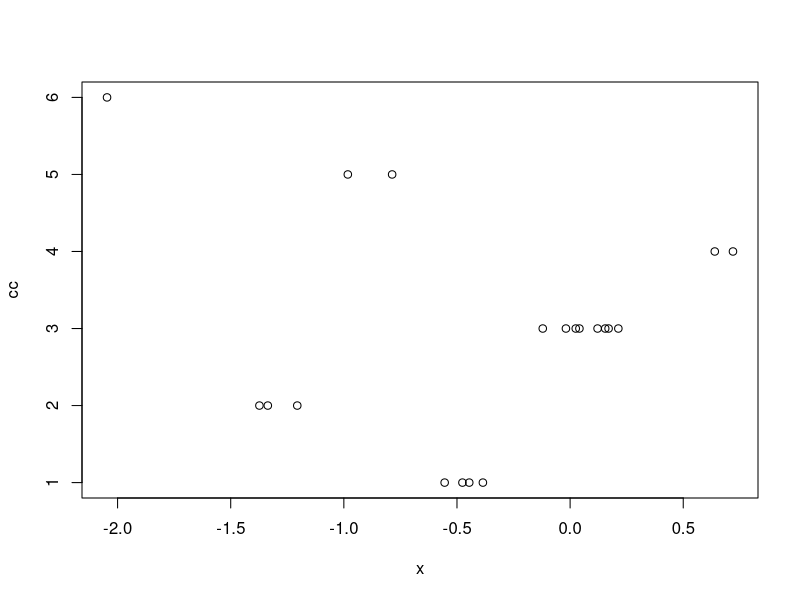

Write the R code that produced this figure.
library(prabclus)


### Name: con.comp
### Title: Connectivity components of an undirected graph
### Aliases: con.comp
### Keywords: array cluster

### ** Examples

  set.seed(1000)
  x <- rnorm(20)
  m <- matrix(0,nrow=20,ncol=20)
  for(i in 1:20)
    for(j in 1:20)
      m[i,j] <- abs(x[i]-x[j])
  d <- m<0.2
  cc <- con.comp(d)
  max(cc) # number of connectivity components
  plot(x,cc)
  # The same should be produced by
  # cutree(hclust(as.dist(m),method="single"),h=0.2).
